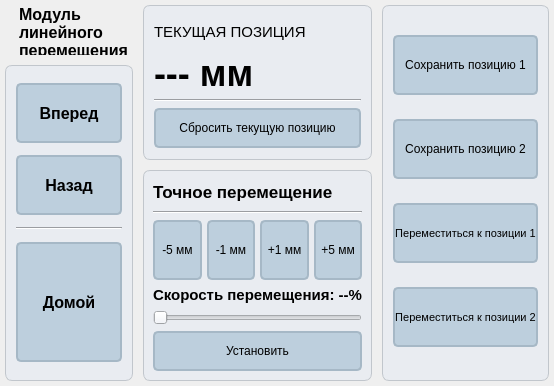
         <widget class="QWidget" name="pageLinear">
          <property name="focusPolicy">
           <enum>Qt::FocusPolicy::ClickFocus</enum>
          </property>
          <layout class="QVBoxLayout" name="verticalLayout_4">
           <property name="spacing">
            <number>0</number>
           </property>
           <property name="leftMargin">
            <number>5</number>
           </property>
           <property name="topMargin">
            <number>5</number>
           </property>
           <property name="rightMargin">
            <number>5</number>
           </property>
           <property name="bottomMargin">
            <number>5</number>
           </property>
           <item>
            <widget class="QWidget" name="widget_3" native="true">
             <property name="minimumSize">
              <size>
               <width>0</width>
               <height>200</height>
              </size>
             </property>
             <property name="focusPolicy">
              <enum>Qt::FocusPolicy::ClickFocus</enum>
             </property>
             <layout class="QHBoxLayout" name="horizontalLayout_3">
              <property name="spacing">
               <number>10</number>
              </property>
              <property name="leftMargin">
               <number>0</number>
              </property>
              <property name="topMargin">
               <number>0</number>
              </property>
              <property name="rightMargin">
               <number>0</number>
              </property>
              <property name="bottomMargin">
               <number>0</number>
              </property>
              <item>
               <widget class="QWidget" name="widget_5" native="true">
                <property name="maximumSize">
                 <size>
                  <width>250</width>
                  <height>16777215</height>
                 </size>
                </property>
                <property name="focusPolicy">
                 <enum>Qt::FocusPolicy::ClickFocus</enum>
                </property>
                <layout class="QVBoxLayout" name="verticalLayout_8">
                 <property name="spacing">
                  <number>10</number>
                 </property>
                 <property name="leftMargin">
                  <number>0</number>
                 </property>
                 <property name="topMargin">
                  <number>0</number>
                 </property>
                 <property name="rightMargin">
                  <number>0</number>
                 </property>
                 <property name="bottomMargin">
                  <number>0</number>
                 </property>
                 <item>
                  <widget class="QLabel" name="label_6">
                   <property name="maximumSize">
                    <size>
                     <width>16777215</width>
                     <height>50</height>
                    </size>
                   </property>
                   <property name="font">
                    <font>
                     <pointsize>12</pointsize>
                     <bold>true</bold>
                    </font>
                   </property>
                   <property name="focusPolicy">
                    <enum>Qt::FocusPolicy::ClickFocus</enum>
                   </property>
                   <property name="styleSheet">
                    <string notr="true">QLabel {
	padding-left: 10px;
}</string>
                   </property>
                   <property name="text">
                    <string>Модуль линейного перемещения</string>
                   </property>
                   <property name="wordWrap">
                    <bool>true</bool>
                   </property>
                  </widget>
                 </item>
                 <item>
                  <widget class="QFrame" name="frameLin">
                   <property name="focusPolicy">
                    <enum>Qt::FocusPolicy::ClickFocus</enum>
                   </property>
                   <property name="styleSheet">
                    <string notr="true">* {
	background: #e9ecf1;
}

QFrame#frameLin {
	background: #e9ecf1;
	border-radius: 7px;
	border: 1px solid #c1c6cc;
}</string>
                   </property>
                   <property name="frameShape">
                    <enum>QFrame::Shape::StyledPanel</enum>
                   </property>
                   <property name="frameShadow">
                    <enum>QFrame::Shadow::Raised</enum>
                   </property>
                   <layout class="QVBoxLayout" name="verticalLayout_10">
                    <property name="spacing">
                     <number>5</number>
                    </property>
                    <property name="leftMargin">
                     <number>10</number>
                    </property>
                    <property name="topMargin">
                     <number>10</number>
                    </property>
                    <property name="rightMargin">
                     <number>10</number>
                    </property>
                    <property name="bottomMargin">
                     <number>10</number>
                    </property>
                    <item>
                     <widget class="QToolButton" name="btnLinForward">
                      <property name="sizePolicy">
                       <sizepolicy hsizetype="Preferred" vsizetype="Fixed">
                        <horstretch>0</horstretch>
                        <verstretch>0</verstretch>
                       </sizepolicy>
                      </property>
                      <property name="minimumSize">
                       <size>
                        <width>0</width>
                        <height>60</height>
                       </size>
                      </property>
                      <property name="font">
                       <font>
                        <pointsize>12</pointsize>
                        <bold>true</bold>
                       </font>
                      </property>
                      <property name="styleSheet">
                       <string notr="true">QToolButton {
	background: #bdcfdd;
	border: 2px solid #a6b8c6;
	border-radius: 5px;
}

QToolButton:pressed {
	background: #cfddeb;

}</string>
                      </property>
                      <property name="text">
                       <string>Вперед</string>
                      </property>
                      <property name="icon">
                       <iconset resource="resources.qrc">
                        <normaloff>:/icons/icons/left.png</normaloff>:/icons/icons/left.png</iconset>
                      </property>
                      <property name="iconSize">
                       <size>
                        <width>50</width>
                        <height>50</height>
                       </size>
                      </property>
                      <property name="toolButtonStyle">
                       <enum>Qt::ToolButtonStyle::ToolButtonTextUnderIcon</enum>
                      </property>
                     </widget>
                    </item>
                    <item>
                     <widget class="QToolButton" name="btnLinBack">
                      <property name="sizePolicy">
                       <sizepolicy hsizetype="Preferred" vsizetype="Fixed">
                        <horstretch>0</horstretch>
                        <verstretch>0</verstretch>
                       </sizepolicy>
                      </property>
                      <property name="minimumSize">
                       <size>
                        <width>0</width>
                        <height>60</height>
                       </size>
                      </property>
                      <property name="font">
                       <font>
                        <pointsize>12</pointsize>
                        <bold>true</bold>
                       </font>
                      </property>
                      <property name="styleSheet">
                       <string notr="true">QToolButton {
	background: #bdcfdd;
	border: 2px solid #a6b8c6;
	border-radius: 5px;
}

QToolButton:pressed {
	background: #cfddeb;

}</string>
                      </property>
                      <property name="text">
                       <string>Назад</string>
                      </property>
                      <property name="icon">
                       <iconset resource="resources.qrc">
                        <normaloff>:/icons/icons/right.png</normaloff>:/icons/icons/right.png</iconset>
                      </property>
                      <property name="iconSize">
                       <size>
                        <width>50</width>
                        <height>50</height>
                       </size>
                      </property>
                      <property name="toolButtonStyle">
                       <enum>Qt::ToolButtonStyle::ToolButtonTextUnderIcon</enum>
                      </property>
                     </widget>
                    </item>
                    <item>
                     <widget class="Line" name="line_9">
                      <property name="focusPolicy">
                       <enum>Qt::FocusPolicy::ClickFocus</enum>
                      </property>
                      <property name="orientation">
                       <enum>Qt::Orientation::Horizontal</enum>
                      </property>
                     </widget>
                    </item>
                    <item>
                     <widget class="QToolButton" name="btnLinHome">
                      <property name="sizePolicy">
                       <sizepolicy hsizetype="Preferred" vsizetype="Fixed">
                        <horstretch>0</horstretch>
                        <verstretch>0</verstretch>
                       </sizepolicy>
                      </property>
                      <property name="minimumSize">
                       <size>
                        <width>0</width>
                        <height>120</height>
                       </size>
                      </property>
                      <property name="font">
                       <font>
                        <pointsize>12</pointsize>
                        <bold>true</bold>
                       </font>
                      </property>
                      <property name="styleSheet">
                       <string notr="true">QToolButton {
	background: #bdcfdd;
	border: 2px solid #a6b8c6;
	border-radius: 5px;
}

QToolButton:pressed {
	background: #cfddeb;

}</string>
                      </property>
                      <property name="text">
                       <string>Домой</string>
                      </property>
                      <property name="icon">
                       <iconset resource="resources.qrc">
                        <normaloff>:/icons/icons/home.png</normaloff>:/icons/icons/home.png</iconset>
                      </property>
                      <property name="iconSize">
                       <size>
                        <width>80</width>
                        <height>80</height>
                       </size>
                      </property>
                      <property name="toolButtonStyle">
                       <enum>Qt::ToolButtonStyle::ToolButtonTextUnderIcon</enum>
                      </property>
                     </widget>
                    </item>
                   </layout>
                  </widget>
                 </item>
                </layout>
               </widget>
              </item>
              <item>
               <widget class="QWidget" name="widget_6" native="true">
                <property name="minimumSize">
                 <size>
                  <width>0</width>
                  <height>0</height>
                 </size>
                </property>
                <property name="maximumSize">
                 <size>
                  <width>400</width>
                  <height>16777215</height>
                 </size>
                </property>
                <property name="focusPolicy">
                 <enum>Qt::FocusPolicy::ClickFocus</enum>
                </property>
                <layout class="QVBoxLayout" name="verticalLayout_7">
                 <property name="spacing">
                  <number>10</number>
                 </property>
                 <property name="leftMargin">
                  <number>0</number>
                 </property>
                 <property name="topMargin">
                  <number>0</number>
                 </property>
                 <property name="rightMargin">
                  <number>0</number>
                 </property>
                 <property name="bottomMargin">
                  <number>0</number>
                 </property>
                 <item>
                  <widget class="QFrame" name="framePos">
                   <property name="minimumSize">
                    <size>
                     <width>0</width>
                     <height>155</height>
                    </size>
                   </property>
                   <property name="maximumSize">
                    <size>
                     <width>16777215</width>
                     <height>155</height>
                    </size>
                   </property>
                   <property name="focusPolicy">
                    <enum>Qt::FocusPolicy::ClickFocus</enum>
                   </property>
                   <property name="styleSheet">
                    <string notr="true">* {
	background: #e9ecf1;
}

QFrame#framePos {
	
	border-radius: 7px;
	border: 1px solid #c1c6cc;
}</string>
                   </property>
                   <property name="frameShape">
                    <enum>QFrame::Shape::StyledPanel</enum>
                   </property>
                   <property name="frameShadow">
                    <enum>QFrame::Shadow::Raised</enum>
                   </property>
                   <layout class="QVBoxLayout" name="verticalLayout_9">
                    <property name="spacing">
                     <number>5</number>
                    </property>
                    <property name="leftMargin">
                     <number>10</number>
                    </property>
                    <property name="topMargin">
                     <number>10</number>
                    </property>
                    <property name="rightMargin">
                     <number>10</number>
                    </property>
                    <property name="bottomMargin">
                     <number>10</number>
                    </property>
                    <item>
                     <widget class="QLabel" name="label_11">
                      <property name="maximumSize">
                       <size>
                        <width>16777215</width>
                        <height>30</height>
                       </size>
                      </property>
                      <property name="font">
                       <font>
                        <pointsize>11</pointsize>
                       </font>
                      </property>
                      <property name="focusPolicy">
                       <enum>Qt::FocusPolicy::ClickFocus</enum>
                      </property>
                      <property name="text">
                       <string>ТЕКУЩАЯ ПОЗИЦИЯ</string>
                      </property>
                     </widget>
                    </item>
                    <item>
                     <widget class="QLabel" name="lblLinPos">
                      <property name="maximumSize">
                       <size>
                        <width>16777215</width>
                        <height>40</height>
                       </size>
                      </property>
                      <property name="font">
                       <font>
                        <pointsize>27</pointsize>
                        <bold>true</bold>
                       </font>
                      </property>
                      <property name="focusPolicy">
                       <enum>Qt::FocusPolicy::ClickFocus</enum>
                      </property>
                      <property name="text">
                       <string>--- мм</string>
                      </property>
                     </widget>
                    </item>
                    <item>
                     <widget class="Line" name="line_2">
                      <property name="focusPolicy">
                       <enum>Qt::FocusPolicy::ClickFocus</enum>
                      </property>
                      <property name="styleSheet">
                       <string notr="true">Line {
	border: 1px solid #ced3d7;
}</string>
                      </property>
                      <property name="orientation">
                       <enum>Qt::Orientation::Horizontal</enum>
                      </property>
                     </widget>
                    </item>
                    <item>
                     <widget class="QPushButton" name="btnResLinPos">
                      <property name="minimumSize">
                       <size>
                        <width>0</width>
                        <height>40</height>
                       </size>
                      </property>
                      <property name="styleSheet">
                       <string notr="true">QPushButton {
	background: #bdcfdd;
	border: 2px solid #a6b8c6;
	border-radius: 5px;
}

QPushButton:pressed {
	background: #cfddeb;

}</string>
                      </property>
                      <property name="text">
                       <string>Cбросить текущую позицию</string>
                      </property>
                     </widget>
                    </item>
                   </layout>
                  </widget>
                 </item>
                 <item>
                  <widget class="QFrame" name="frameXPos">
                   <property name="focusPolicy">
                    <enum>Qt::FocusPolicy::ClickFocus</enum>
                   </property>
                   <property name="styleSheet">
                    <string notr="true">* {
	background: #e9ecf1;
}

QFrame#frameXPos {
	border-radius: 7px;
	border: 1px solid #c1c6cc;
}</string>
                   </property>
                   <property name="frameShape">
                    <enum>QFrame::Shape::StyledPanel</enum>
                   </property>
                   <property name="frameShadow">
                    <enum>QFrame::Shadow::Raised</enum>
                   </property>
                   <layout class="QVBoxLayout" name="verticalLayout_11">
                    <item>
                     <widget class="QLabel" name="label_14">
                      <property name="minimumSize">
                       <size>
                        <width>0</width>
                        <height>25</height>
                       </size>
                      </property>
                      <property name="maximumSize">
                       <size>
                        <width>16777215</width>
                        <height>40</height>
                       </size>
                      </property>
                      <property name="font">
                       <font>
                        <pointsize>13</pointsize>
                        <bold>true</bold>
                       </font>
                      </property>
                      <property name="focusPolicy">
                       <enum>Qt::FocusPolicy::ClickFocus</enum>
                      </property>
                      <property name="text">
                       <string>Точное перемещение</string>
                      </property>
                     </widget>
                    </item>
                    <item>
                     <widget class="Line" name="line">
                      <property name="focusPolicy">
                       <enum>Qt::FocusPolicy::ClickFocus</enum>
                      </property>
                      <property name="orientation">
                       <enum>Qt::Orientation::Horizontal</enum>
                      </property>
                     </widget>
                    </item>
                    <item>
                     <widget class="QWidget" name="widget_7" native="true">
                      <property name="maximumSize">
                       <size>
                        <width>16777215</width>
                        <height>70</height>
                       </size>
                      </property>
                      <property name="focusPolicy">
                       <enum>Qt::FocusPolicy::ClickFocus</enum>
                      </property>
                      <layout class="QHBoxLayout" name="horizontalLayout_5">
                       <property name="spacing">
                        <number>5</number>
                       </property>
                       <property name="leftMargin">
                        <number>0</number>
                       </property>
                       <property name="topMargin">
                        <number>0</number>
                       </property>
                       <property name="rightMargin">
                        <number>0</number>
                       </property>
                       <property name="bottomMargin">
                        <number>0</number>
                       </property>
                       <item>
                        <widget class="QPushButton" name="btnBackLin5mm">
                         <property name="minimumSize">
                          <size>
                           <width>0</width>
                           <height>60</height>
                          </size>
                         </property>
                         <property name="styleSheet">
                          <string notr="true">QPushButton {
	background: #bdcfdd;
	border: 2px solid #a6b8c6;
	border-radius: 5px;
}

QPushButton:pressed {
	background: #cfddeb;

}</string>
                         </property>
                         <property name="text">
                          <string>-5 мм</string>
                         </property>
                        </widget>
                       </item>
                       <item>
                        <widget class="QPushButton" name="btnBackLin1mm">
                         <property name="minimumSize">
                          <size>
                           <width>0</width>
                           <height>60</height>
                          </size>
                         </property>
                         <property name="styleSheet">
                          <string notr="true">QPushButton {
	background: #bdcfdd;
	border: 2px solid #a6b8c6;
	border-radius: 5px;
}

QPushButton:pressed {
	background: #cfddeb;

}</string>
                         </property>
                         <property name="text">
                          <string>-1 мм</string>
                         </property>
                        </widget>
                       </item>
                       <item>
                        <widget class="QPushButton" name="btnForwardLin1mm">
                         <property name="minimumSize">
                          <size>
                           <width>0</width>
                           <height>60</height>
                          </size>
                         </property>
                         <property name="styleSheet">
                          <string notr="true">QPushButton {
	background: #bdcfdd;
	border: 2px solid #a6b8c6;
	border-radius: 5px;
}

QPushButton:pressed {
	background: #cfddeb;

}</string>
                         </property>
                         <property name="text">
                          <string>+1 мм</string>
                         </property>
                        </widget>
                       </item>
                       <item>
                        <widget class="QPushButton" name="btnForwardLin5mm">
                         <property name="minimumSize">
                          <size>
                           <width>0</width>
                           <height>60</height>
                          </size>
                         </property>
                         <property name="styleSheet">
                          <string notr="true">QPushButton {
	background: #bdcfdd;
	border: 2px solid #a6b8c6;
	border-radius: 5px;
}

QPushButton:pressed {
	background: #cfddeb;

}</string>
                         </property>
                         <property name="text">
                          <string>+5 мм</string>
                         </property>
                        </widget>
                       </item>
                      </layout>
                     </widget>
                    </item>
                    <item>
                     <widget class="QLabel" name="lblLinSpeed">
                      <property name="maximumSize">
                       <size>
                        <width>16777215</width>
                        <height>40</height>
                       </size>
                      </property>
                      <property name="font">
                       <font>
                        <pointsize>11</pointsize>
                        <bold>true</bold>
                       </font>
                      </property>
                      <property name="text">
                       <string>Скорость перемещения: --%</string>
                      </property>
                     </widget>
                    </item>
                    <item>
                     <widget class="QSlider" name="linSpeed">
                      <property name="minimum">
                       <number>1</number>
                      </property>
                      <property name="maximum">
                       <number>100</number>
                      </property>
                      <property name="orientation">
                       <enum>Qt::Orientation::Horizontal</enum>
                      </property>
                     </widget>
                    </item>
                    <item>
                     <widget class="QPushButton" name="pushButton_3">
                      <property name="minimumSize">
                       <size>
                        <width>0</width>
                        <height>40</height>
                       </size>
                      </property>
                      <property name="maximumSize">
                       <size>
                        <width>16777215</width>
                        <height>16777215</height>
                       </size>
                      </property>
                      <property name="styleSheet">
                       <string notr="true">QPushButton {
	background: #bdcfdd;
	border: 2px solid #a6b8c6;
	border-radius: 5px;
}

QPushButton:pressed {
	background: #cfddeb;

}</string>
                      </property>
                      <property name="text">
                       <string>Установить</string>
                      </property>
                     </widget>
                    </item>
                   </layout>
                  </widget>
                 </item>
                </layout>
               </widget>
              </item>
              <item>
               <widget class="QFrame" name="framePosAndHome">
                <property name="maximumSize">
                 <size>
                  <width>200</width>
                  <height>16777215</height>
                 </size>
                </property>
                <property name="focusPolicy">
                 <enum>Qt::FocusPolicy::ClickFocus</enum>
                </property>
                <property name="styleSheet">
                 <string notr="true">* {
	background: #e9ecf1;
}

QFrame#framePosAndHome {
	
	border-radius: 7px;
	border: 1px solid #c1c6cc;
}</string>
                </property>
                <property name="frameShape">
                 <enum>QFrame::Shape::StyledPanel</enum>
                </property>
                <property name="frameShadow">
                 <enum>QFrame::Shadow::Raised</enum>
                </property>
                <layout class="QVBoxLayout" name="verticalLayout_6">
                 <property name="spacing">
                  <number>5</number>
                 </property>
                 <property name="leftMargin">
                  <number>10</number>
                 </property>
                 <property name="topMargin">
                  <number>10</number>
                 </property>
                 <property name="rightMargin">
                  <number>10</number>
                 </property>
                 <property name="bottomMargin">
                  <number>10</number>
                 </property>
                 <item>
                  <widget class="QPushButton" name="btnSaveLinPos1">
                   <property name="minimumSize">
                    <size>
                     <width>0</width>
                     <height>60</height>
                    </size>
                   </property>
                   <property name="styleSheet">
                    <string notr="true">QPushButton {
	background: #bdcfdd;
	border: 2px solid #a6b8c6;
	border-radius: 5px;
}

QPushButton:pressed {
	background: #cfddeb;

}</string>
                   </property>
                   <property name="text">
                    <string>Сохранить позицию 1</string>
                   </property>
                  </widget>
                 </item>
                 <item>
                  <widget class="QPushButton" name="btnSaveLinPos2">
                   <property name="minimumSize">
                    <size>
                     <width>0</width>
                     <height>60</height>
                    </size>
                   </property>
                   <property name="styleSheet">
                    <string notr="true">QPushButton {
	background: #bdcfdd;
	border: 2px solid #a6b8c6;
	border-radius: 5px;
}

QPushButton:pressed {
	background: #cfddeb;

}</string>
                   </property>
                   <property name="text">
                    <string>Сохранить позицию 2</string>
                   </property>
                  </widget>
                 </item>
                 <item>
                  <widget class="QPushButton" name="btnGoLinPos1">
                   <property name="minimumSize">
                    <size>
                     <width>0</width>
                     <height>60</height>
                    </size>
                   </property>
                   <property name="font">
                    <font>
                     <pointsize>8</pointsize>
                    </font>
                   </property>
                   <property name="styleSheet">
                    <string notr="true">QPushButton {
	background: #bdcfdd;
	border: 2px solid #a6b8c6;
	border-radius: 5px;
}

QPushButton:pressed {
	background: #cfddeb;

}</string>
                   </property>
                   <property name="text">
                    <string>Переместиться к позиции 1</string>
                   </property>
                  </widget>
                 </item>
                 <item>
                  <widget class="QPushButton" name="btnGoLinPos2">
                   <property name="minimumSize">
                    <size>
                     <width>0</width>
                     <height>60</height>
                    </size>
                   </property>
                   <property name="font">
                    <font>
                     <pointsize>8</pointsize>
                    </font>
                   </property>
                   <property name="styleSheet">
                    <string notr="true">QPushButton {
	background: #bdcfdd;
	border: 2px solid #a6b8c6;
	border-radius: 5px;
}

QPushButton:pressed {
	background: #cfddeb;

}</string>
                   </property>
                   <property name="text">
                    <string>Переместиться к позиции 2</string>
                   </property>
                  </widget>
                 </item>
                </layout>
               </widget>
              </item>
             </layout>
            </widget>
           </item>
          </layout>
         </widget>
